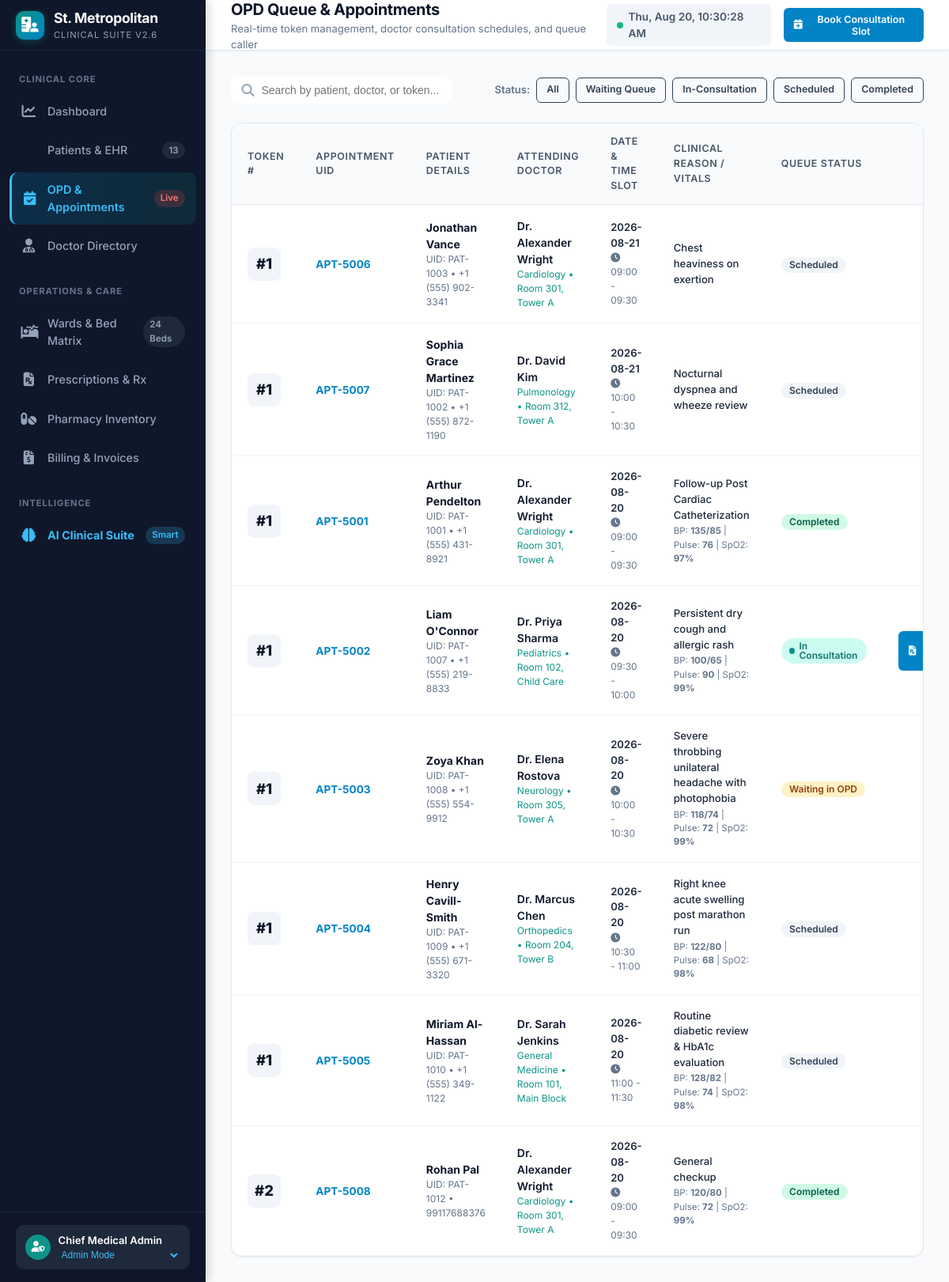
The app's page /appointments with its own data.
### tables this page shows
CREATE TABLE appointments (
        id INTEGER PRIMARY KEY AUTOINCREMENT,
        appointment_uid TEXT UNIQUE NOT NULL,
        patient_id INTEGER NOT NULL,
        doctor_id INTEGER NOT NULL,
        appointment_date TEXT NOT NULL,
        time_slot TEXT NOT NULL,
        token_number INTEGER NOT NULL,
        reason TEXT,
        status TEXT DEFAULT 'Scheduled', -- 'Scheduled', 'Waiting', 'In-Consultation', 'Completed', 'Cancelled'
        vitals TEXT, -- JSON: {bp, pulse, temp, spo2, weight}
        created_at TIMESTAMP DEFAULT CURRENT_TIMESTAMP,
        FOREIGN KEY (patient_id) REFERENCES patients(id) ON DELETE CASCADE,
        FOREIGN KEY (doctor_id) REFERENCES doctors(id) ON DELETE CASCADE
    );

CREATE TABLE patients (
        id INTEGER PRIMARY KEY AUTOINCREMENT,
        patient_uid TEXT UNIQUE NOT NULL,
        name TEXT NOT NULL,
        age INTEGER NOT NULL,
        gender TEXT NOT NULL,
        blood_group TEXT,
        phone TEXT,
        email TEXT,
        address TEXT,
        emergency_contact_name TEXT,
        emergency_contact_phone TEXT,
        allergies TEXT,
        chronic_conditions TEXT,
        admission_status TEXT DEFAULT 'Outpatient', -- 'Outpatient', 'Admitted', 'Discharged', 'Emergency'
        bed_id INTEGER,
        created_at TIMESTAMP DEFAULT CURRENT_TIMESTAMP,
        FOREIGN KEY (bed_id) REFERENCES beds(id) ON DELETE SET NULL
    );

CREATE TABLE doctors (
        id INTEGER PRIMARY KEY AUTOINCREMENT,
        doctor_uid TEXT UNIQUE NOT NULL,
        name TEXT NOT NULL,
        department TEXT NOT NULL,
        specialization TEXT NOT NULL,
        qualification TEXT,
        experience_years INTEGER,
        room_number TEXT,
        phone TEXT,
        email TEXT,
        shift TEXT,
        consultation_fee REAL DEFAULT 50.0,
        status TEXT DEFAULT 'Available', -- 'Available', 'In Consultation', 'On Round', 'Off Duty'
        rating REAL DEFAULT 4.8
    );

### app.py (the view)
@app.get("/appointments", response_class=HTMLResponse)
async def appointments_page(request: Request, status: Optional[str] = None, doctor_id: Optional[int] = None):
    appointments = get_all_appointments(status_filter=status or "")
    if doctor_id:
        appointments = [a for a in appointments if a["doctor_id"] == doctor_id]
    patients = get_all_patients()
    doctors = get_all_doctors()
    metrics = get_dashboard_metrics()
    today_str = datetime.now().strftime("%Y-%m-%d")
    return templates.TemplateResponse(
        request=request,
        name="appointments.html",
        context={
            "active_page": "appointments",
            "appointments": appointments,
            "patients": patients,
            "doctors": doctors,
            "current_status": status,
            "today_date": today_str,
            "total_patients": metrics["total_patients"]
        }
    )

### templates/appointments.html (shortened to what this page needs)
{% extends "base.html" %}
{% block page_title %}OPD Queue & Appointments{% endblock %}
{% block page_subtitle %}Real-time token management, doctor consultation schedules, and queue caller{% endblock %}
{% block header_actions %}
<button class="btn btn-primary btn-sm" onclick="openModal('bookAppointmentModal')">
    <i class="fas fa-calendar-plus"></i> Book Consultation Slot
</button>
{% endblock %}
{% block content %}
<div class="filter-bar">
    <div class="search-box">
        <i class="fas fa-search"></i>
        <input type="text" id="aptSearchInput" placeholder="Search by patient, doctor, or token..." onkeyup="filterTable('aptSearchInput', 'appointmentsTable')">
    </div>
    <div style="display:flex; gap:0.5rem; align-items:center;">
        <span style="font-size:0.82rem; font-weight:600; color:var(--slate-500);">Status:</span>
        <a href="/appointments" class="btn btn-outline btn-sm {% if not current_status or current_status == 'All' %}btn-primary{% endif %}">All</a>
        <a href="/appointments?status=Waiting" class="btn btn-outline btn-sm {% if current_status == 'Waiting' %}btn-primary{% endif %}">Waiting Queue</a>
        <a href="/appointments?status=In-Consultation" class="btn btn-outline btn-sm {% if current_status == 'In-Consultation' %}btn-primary{% endif %}">In-Consultation</a>
        <a href="/appointments?status=Scheduled" class="btn btn-outline btn-sm {% if current_status == 'Scheduled' %}btn-primary{% endif %}">Scheduled</a>
        <a href="/appointments?status=Completed" class="btn btn-outline btn-sm {% if current_status == 'Completed' %}btn-primary{% endif %}">Completed</a>
    </div>
</div>
<div class="card">
    <div class="card-body" style="padding: 0;">
        <div class="table-responsive">
            <table class="clinical-table" id="appointmentsTable">
                <thead>
                    <tr>
                        <th>Token #</th>
                        <th>Appointment UID</th>
                        <th>Patient Details</th>
                        <th>Attending Doctor</th>
                        <th>Date & Time Slot</th>
                        <th>Clinical Reason / Vitals</th>
                        <th>Queue Status</th>
                        <th style="text-align:right;">Doctor Action</th>
                    </tr>
                </thead>
                <tbody>
                    {% for apt in appointments %}
                    <tr>
                        <td>
                            <div style="font-size:1.15rem; font-weight:800; color:var(--slate-900); background:var(--slate-100); width:42px; height:42px; border-radius:8px; display:flex; align-items:center; justify-content:center;">
                                #{{ apt.token_number }}
                            </div>
                        </td>
                        <td>
                            <strong style="color:var(--primary); font-size:0.85rem;">{{ apt.appointment_uid }}</strong>
                        </td>
                        <td>
                            <div style="font-weight:700; color:var(--slate-900);">{{ apt.patient_name }}</div>
                            <div style="font-size:0.75rem; color:var(--slate-500);">UID: {{ apt.patient_uid }} • {{ apt.patient_phone }}</div>
                        </td>
                        <td>
                            <div style="font-weight:600; color:var(--slate-900);">{{ apt.doctor_name }}</div>
                            <div style="font-size:0.75rem; color:var(--teal);">{{ apt.doctor_dept }} • {{ apt.room_number }}</div>
                        </td>
                        <td>
                            <div style="font-weight:600; font-size:0.82rem;">{{ apt.appointment_date }}</div>
                            <div style="font-size:0.75rem; color:var(--slate-500);"><i class="fas fa-clock"></i> {{ apt.time_slot }}</div>
                        </td>
                        <td>
                            <div style="font-size:0.82rem; font-weight:500;">{{ apt.reason or 'General checkup' }}</div>
                            {% if apt.vitals %}
                            <div style="font-size:0.72rem; color:var(--slate-500); margin-top:2px;">
                                BP: <strong>{{ apt.vitals.bp or '--' }}</strong> | Pulse: <strong>{{ apt.vitals.pulse or '--' }}</strong> | SpO2: <strong>{{ apt.vitals.spo2 or '--' }}%</strong>
                            </div>
                            {% endif %}
                        </td>
                        <td>
                            {% if apt.status == 'In-Consultation' %}
                            <span class="badge badge-teal"><span class="pulse-dot" style="background:#0d9488;"></span> In Consultation</span>
                            {% elif apt.status == 'Waiting' %}
                            <span class="badge badge-warning">Waiting in OPD</span>
                            {% elif apt.status == 'Completed' %}
                            <span class="badge badge-success">Completed</span>
                            {% elif apt.status == 'Cancelled' %}
                            <span class="badge badge-danger">Cancelled</span>
                            {% else %}
                            <span class="badge badge-slate">Scheduled</span>
                            {% endif %}
                        </td>
                        <td style="text-align:right;">
                            <div style="display:inline-flex; gap:0.4rem;">
                                {% if apt.status == 'In-Consultation' %}
                                <a href="/prescriptions?patient_id={{ apt.patient_id }}&doctor_id={{ apt.doctor_id }}&appointment_id={{ apt.id }}" class="btn btn-primary btn-sm">
                                    <i class="fas fa-file-prescription"></i> Write Rx
                                </a>
                                {% endif %}
                            </div>
                        </td>
                    </tr>
                    {% endfor %}
                </tbody>
            </table>
        </div>
    </div>
</div>
{% endblock %}

### static/css/styles.css (style rules this page uses)
:root { --primary: #0284c7; --primary-hover: #0369a1; --primary-light: #e0f2fe; --teal: #0d9488; --teal-hover: #0f766e; --teal-light: #ccfbf1; --success: #10b981; --success-light: #d1fae5; --warning: #f59e0b; --warning-light: #fef3c7; --danger: #ef4444; --danger-light: #fee2e2; --slate-900: #0f172a; --slate-800: #1e293b; --slate-700: #334155; --slate-600: #475569; --slate-500: #64748b; --slate-400: #94a3b8; --slate-200: #e2e8f0; --slate-100: #f1f5f9; --slate-50: #f8fafc; --white: #ffffff; --font-sans: 'Inter', -apple-system, BlinkMacSystemFont, "Segoe UI", Roboto, Oxygen, Ubuntu, Cantarell, sans-serif; --sidebar-width: 260px; --header-height: 64px; --radius-sm: 6px; --radius-md: 10px; --radius-lg: 14px; --radius-xl: 20px; --shadow-sm: 0 1px 2px 0 rgba(0, 0, 0, 0.05); --shadow-md: 0 4px 6px -1px rgba(0, 0, 0, 0.1), 0 2px 4px -1px rgba(0, 0, 0, 0.06); --shadow-lg: 0 10px 15px -3px rgba(0, 0, 0, 0.1), 0 4px 6px -2px rgba(0, 0, 0, 0.05); --shadow-xl: 0 20px 25px -5px rgba(0, 0, 0, 0.1), 0 10px 10px -5px rgba(0, 0, 0, 0.04); --transition: all 0.2s cubic-bezier(0.4, 0, 0.2, 1); }
* { box-sizing: border-box; margin: 0; padding: 0; }
body { font-family: var(--font-sans); background-color: #f8fafc; color: var(--slate-800); line-height: 1.5; -webkit-font-smoothing: antialiased; min-height: 100vh; display: flex; }
.pulse-dot { width: 8px; height: 8px; border-radius: 50%; background-color: var(--success); box-shadow: 0 0 0 rgba(16, 185, 129, 0.4); animation: pulse-ring 1.8s infinite; }
.btn { display: inline-flex; align-items: center; justify-content: center; gap: 0.5rem; padding: 0.55rem 1.1rem; font-size: 0.875rem; font-weight: 600; border-radius: var(--radius-md); border: 1px solid transparent; cursor: pointer; transition: var(--transition); text-decoration: none; font-family: inherit; }
.btn-primary { background-color: var(--primary); color: white; }
.btn-outline { background-color: transparent; border-color: var(--slate-300); color: var(--slate-700); }
.btn-sm { padding: 0.35rem 0.75rem; font-size: 0.78rem; border-radius: var(--radius-sm); }
.card { background-color: var(--white); border: 1px solid var(--slate-200); border-radius: var(--radius-lg); box-shadow: var(--shadow-sm); overflow: hidden; transition: var(--transition); }
.card-body { padding: 1.5rem; }
.badge { display: inline-flex; align-items: center; gap: 0.35rem; padding: 0.25rem 0.65rem; border-radius: 999px; font-size: 0.75rem; font-weight: 600; line-height: 1; }
.badge-success { background-color: var(--success-light); color: #065f46; }
.badge-teal { background-color: var(--teal-light); color: #0f766e; }
.badge-warning { background-color: var(--warning-light); color: #92400e; }
.badge-slate { background-color: var(--slate-100); color: var(--slate-700); }
.table-responsive { width: 100%; overflow-x: auto; }
.clinical-table { width: 100%; border-collapse: separate; border-spacing: 0; text-align: left; font-size: 0.875rem; }
.clinical-table th { background-color: var(--slate-50); color: var(--slate-600); font-weight: 600; font-size: 0.78rem; text-transform: uppercase; letter-spacing: 0.05em; padding: 0.85rem 1.25rem; border-bottom: 1px solid var(--slate-200); }
.clinical-table td { padding: 1rem 1.25rem; border-bottom: 1px solid var(--slate-100); color: var(--slate-800); vertical-align: middle; }
.filter-bar { display: flex; align-items: center; justify-content: space-between; flex-wrap: wrap; gap: 1rem; margin-bottom: 1.5rem; }
.search-box { position: relative; min-width: 280px; }
.search-box input { width: 100%; padding: 0.6rem 1rem 0.6rem 2.4rem; border-radius: var(--radius-md); border: 1px solid var(--slate-300); font-size: 0.875rem; outline: none; transition: var(--transition); }
.search-box i { position: absolute; left: 0.85rem; top: 50%; transform: translateY(-50%); color: var(--slate-400); }

### records on screen
appointments: token_number "1", appointment_uid "APT-5006", patient_name "Jonathan Vance", patient_uid "PAT-1003", patient_phone "+1 (555) 902-3341", doctor_name "Dr. Alexander Wright", doctor_dept "Cardiology", room_number "Room 301, Tower A", appointment_date "2026-08-21", time_slot "09:00 - 09:30", reason "Chest heaviness on exertion", status "Scheduled"
appointments: token_number "1", appointment_uid "APT-5007", patient_name "Sophia Grace Martinez", patient_uid "PAT-1002", patient_phone "+1 (555) 872-1190", doctor_name "Dr. David Kim", doctor_dept "Pulmonology", room_number "Room 312, Tower A", appointment_date "2026-08-21", time_slot "10:00 - 10:30", reason "Nocturnal dyspnea and wheeze review", status "Scheduled"
appointments: token_number "1", appointment_uid "APT-5001", patient_name "Arthur Pendelton", patient_uid "PAT-1001", patient_phone "+1 (555) 431-8921", doctor_name "Dr. Alexander Wright", doctor_dept "Cardiology", room_number "Room 301, Tower A", appointment_date "2026-08-20", time_slot "09:00 - 09:30", reason "Follow-up Post Cardiac Catheterization", vitals "135/85", vitals "76", vitals "97", status "Completed"
appointments: token_number "1", appointment_uid "APT-5002", patient_name "Liam O'Connor", patient_uid "PAT-1007", patient_phone "+1 (555) 219-8833", doctor_name "Dr. Priya Sharma", doctor_dept "Pediatrics", room_number "Room 102, Child Care", appointment_date "2026-08-20", time_slot "09:30 - 10:00", reason "Persistent dry cough and allergic rash", vitals "100/65", vitals "90", vitals "99", status "In-Consultation" (drawn)
appointments: token_number "1", appointment_uid "APT-5003", patient_name "Zoya Khan", patient_uid "PAT-1008", patient_phone "+1 (555) 554-9912", doctor_name "Dr. Elena Rostova", doctor_dept "Neurology", room_number "Room 305, Tower A", appointment_date "2026-08-20", time_slot "10:00 - 10:30", reason "Severe throbbing unilateral headache with photophobia", vitals "118/74", vitals "72", vitals "99", status "Waiting in OPD"
appointments: token_number "1", appointment_uid "APT-5004", patient_name "Henry Cavill-Smith", patient_uid "PAT-1009", patient_phone "+1 (555) 671-3320", doctor_name "Dr. Marcus Chen", doctor_dept "Orthopedics", room_number "Room 204, Tower B", appointment_date "2026-08-20", time_slot "10:30 - 11:00", reason "Right knee acute swelling post marathon run", vitals "122/80", vitals "68", vitals "98", status "Scheduled"
appointments: token_number "1", appointment_uid "APT-5005", patient_name "Miriam Al-Hassan", patient_uid "PAT-1010", patient_phone "+1 (555) 349-1122", doctor_name "Dr. Sarah Jenkins", doctor_dept "General Medicine", room_number "Room 101, Main Block", appointment_date "2026-08-20", time_slot "11:00 - 11:30", reason "Routine diabetic review & HbA1c evaluation", vitals "128/82", vitals "74", vitals "98", status "Scheduled"
appointments: token_number "2", appointment_uid "APT-5008", patient_name "Rohan Pal", patient_uid "PAT-1012", patient_phone "99117688376", doctor_name "Dr. Alexander Wright", doctor_dept "Cardiology", room_number "Room 301, Tower A", appointment_date "2026-08-20", time_slot "09:00 - 09:30", reason "General checkup", vitals "120/80", vitals "72", vitals "99", status "Completed"

### other values on screen
{{ total_patients or 10 }} "13"
